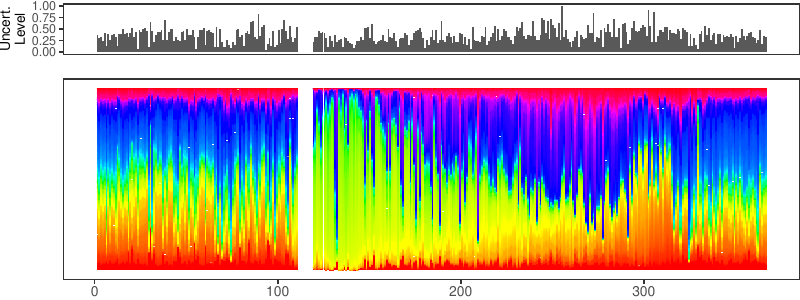

Reproduce this figure in R.
#!/usr/local/bin/Rscript
library(tidyverse)
library(colorspace)
library(cowplot)

get_col_types <- function() {
  cols(
    Dataset = col_character(),
    Camera_ID = col_character(),
    Year = col_integer(),
    Day = col_integer(),
    Hour = col_integer(),
    Minute = col_integer(),
    Metric_Type = col_character(),
    Considered_Pixels = col_integer(),
    HSV_Bin = col_integer(),
    HSV_H = col_double(),
    HSV_SMean = col_double(),
    HSV_VMean = col_double(),
    HSV_SMode = col_double(),
    HSV_VMode = col_double(),
    Gcc_Bin = col_integer(),
    Gcc_Value = col_double(),
    Gcc_Mean_R = col_double(),
    Gcc_Mean_G = col_double(),
    Gcc_Mean_B = col_double()
  )
}

get_theme <- function(base_size = 14) {
  theme_bw(base_size = base_size) +
  theme(
    plot.margin = unit(c(0,0,0,0), "cm"),
    legend.spacing = unit(0, "mm"),
    panel.grid = element_blank(),
    legend.position = "none",
    legend.justification = "left",
    legend.box.spacing = unit(0, "pt"),
    legend.box.margin = margin(0,0,0,0),
    legend.title = element_blank(),
    axis.title.y = element_blank(),
    axis.text.y = element_blank(),
    axis.ticks.y = element_blank()
  )
}

df.weights <- tibble(
  Hour = c(9, 10, 11, 12, 13, 14, 15),
  Weight = c(0.05, 0.05, 0.1, 0.3, 0.3, 0.15, 0.05)
)

relevant_hours <- df.weights %>% filter(Weight != 0) %>% pull(Hour)

hourly_data <- read_csv(
  '../../data/mtk.csv.gz',
  col_types = get_col_types()
) %>%
  filter(Year == 2016) %>%
  filter(Metric_Type == 'HSV') %>% 
  select(-contains('gcc')) %>%
  filter(Hour %in% relevant_hours) %>%
  group_by(Year, Day, Hour, HSV_Bin) %>%
  slice(1) %>%
  ungroup %>%
  left_join(df.weights, by=c('Hour'))


weighted_data <- hourly_data %>%
  mutate(HSV_H = Weight * HSV_H) %>%
  mutate(HSV_SMean = Weight * HSV_SMean) %>%
  mutate(HSV_VMean = Weight * HSV_VMean) %>%
  mutate(HSV_SMode = Weight * HSV_SMode) %>%
  mutate(HSV_VMode = Weight * HSV_VMode) %>%
  group_by(Day, HSV_Bin, Considered_Pixels) %>%
  summarize(
    HSV_H = as.integer(sum(HSV_H)),
    HSV_SMean = sum(HSV_SMean, na.rm = TRUE),
    HSV_VMean = sum(HSV_VMean, na.rm = TRUE),
    HSV_SMode = sum(HSV_SMode, na.rm = TRUE),
    HSV_VMode = sum(HSV_VMode, na.rm = TRUE)
  ) %>%
  ungroup

hourly_histograms <- hourly_data %>%
  select(Year, Day, Hour, Metric_Type, HSV_Bin, HSV_H) %>%
  mutate(
    Bin = case_when(
      Metric_Type == 'HSV' ~ HSV_Bin
    ),
    Bin_Value = case_when(
      Metric_Type == 'HSV' ~ HSV_H
    )
  ) %>%
  select(-HSV_Bin, -HSV_H)

weighted_histogram <- weighted_data %>%
  mutate(Year = 2016) %>%
  mutate(Metric_Type = 'HSV') %>%
  select(Year, Day, Metric_Type, HSV_Bin, HSV_H) %>%
  mutate(
    Bin = case_when(
      Metric_Type == 'HSV' ~ HSV_Bin
    ),
    Bin_Value = case_when(
      Metric_Type == 'HSV' ~ HSV_H
    )
  ) %>%
  select(-HSV_Bin, -HSV_H)

a <- hourly_histograms %>%
  select(Year, Day, Hour, Metric_Type, Bin, Bin_Value)
b <- weighted_histogram %>%
  select(Year, Day, Metric_Type, Bin, Bin_Value)

a <- a %>% filter(Day %in% b$Day)
b <- b %>% filter(Day %in% a$Day)

df.EMD <- a %>%
  left_join(b, by=c('Year', 'Day', 'Metric_Type', 'Bin')) %>%
  rename(
    P = Bin_Value.x,
    Q = Bin_Value.y
  ) %>%
  group_by(Year, Day, Hour, Metric_Type) %>%
  mutate(`P_i-Q_i` = lag(lead(P-Q))) %>%
  mutate(`EMD_i` = ifelse(is.na(`P_i-Q_i`), 0, `P_i-Q_i`)) %>%
  mutate(`EMD_i` = cumsum(`EMD_i`)) %>%
  summarize(Distance = sum(abs(`EMD_i`))) %>%
  ungroup %>%
  arrange(Year, Day, Metric_Type)

df.EMD.weighted <- df.EMD %>%
  left_join(df.weights, by=c('Hour')) %>%
  mutate(Weighted_Distance = Distance * Weight) %>%
  group_by(Year, Day, Metric_Type) %>%
  summarize(Q = sum(Weighted_Distance))

uncertainty_by_style <- df.EMD.weighted %>%
  mutate(
    Q = case_when(
      Metric_Type == 'Gcc' ~ Q/100,
      Metric_Type == 'HSV' ~ Q/360
    )
  )

hsv_weighted <- weighted_data %>%
  mutate(Year = 2016) %>%
  mutate(Metric_Type = 'HSV') %>%
  filter(Year == 2016) %>%
  filter(Metric_Type == 'HSV')

hsv_cpm_for_plot <- hsv_weighted %>%
  # Compute the color codes
  mutate(
    Color.Code.H = hex(HSV(HSV_Bin, 1, 1)),
    Color.Code.Mean = hex(HSV(HSV_Bin, HSV_SMean, HSV_VMean)),
    Color.Code.Mode = hex(HSV(HSV_Bin, HSV_SMode, HSV_VMode)),
    #Color.Code.Gcc = hex(RGB(Gcc_Mean_R, Gcc_Mean_G, Gcc_Mean_B))
  ) %>% 
  select(
    -HSV_SMean, -HSV_VMean,
    -HSV_SMode, -HSV_VMode,
    #-Gcc_Mean_R, -Gcc_Mean_G, -Gcc_Mean_B
  ) %>%
  # Extract the bin and bin value information
  mutate(
    Bin = case_when(
      Metric_Type == 'HSV' ~ HSV_Bin
      #Metric_Type == 'Gcc' ~ Gcc_Bin
    ),
    Bin_Value = as.integer(case_when(
      Metric_Type == 'HSV' ~ HSV_H
      #Metric_Type == 'Gcc' ~ Gcc_Value
    ))
  ) %>%
  select(-HSV_Bin, -HSV_H) %>%
  select(Year, Day, Metric_Type, Bin, Bin_Value, everything()) %>%
  # Make it tidy
  gather(Style, Color, -Year, -Day, -Metric_Type, -Bin, -Bin_Value) %>%
  mutate(Style = gsub('Color.Code.', '', Style)) %>%
  # Remove useless combinations
  filter(!(Metric_Type == 'Gcc' & Style %in% c('H', 'Mean', 'Mode'))) %>%
  filter(!(Metric_Type == 'HSV' & Style == 'Gcc')) %>%
  # Create the key
  mutate(Key = paste(Year, Day, Bin, Style, sep='_')) %>%
  mutate(Key = factor(Key, levels=Key)) %>%
  # Sort the bins
  arrange(Style, Year, Day, Bin) %>%
  # Calculate the cumsums
  group_by(Style, Year, Day) %>%
  arrange(Bin) %>%
  filter(Bin_Value != 0) %>%
  mutate(
    Y.min = cumsum(Bin_Value) - Bin_Value,
    Y.max = cumsum(Bin_Value)
  ) %>%
  ungroup %>%
  arrange(Style, Year, Day, Bin)

palette <- hsv_cpm_for_plot %>% pull(Color)
names(palette) <- hsv_cpm_for_plot %>% pull(Key)

hsv_cpm_plot <- hsv_cpm_for_plot %>%
  filter(Style == 'H') %>%
  ggplot() +
    scale_fill_manual(values=palette) +
    geom_rect(
      aes(xmin=Day, xmax=Day+1, ymin=Y.min, ymax=Y.max, fill=Key)
    ) +
    get_theme(base_size = 12) +
    theme(
      plot.margin = unit(c(0,0,0,0), 'mm'),
    )
    scale_x_continuous(
      name = 'DOY (2016)',
      breaks = c(0, 50, 100, 150, 200, 250, 300, 350)
    )

quality_plot <- uncertainty_by_style %>%
  filter(Year == 2016) %>%
  filter(Metric_Type == 'HSV') %>%
  ungroup %>%
  mutate(Q = Q/max(Q)) %>%
  ggplot(aes(x = Day, y = Q)) +
    geom_col(width = 1) +
    theme_bw() +
    theme(
      plot.margin = unit(c(1,0,0,0), 'mm'),
      panel.grid = element_blank(),
      legend.position = 'none',
      legend.spacing = unit(0, 'mm'),
      legend.box.spacing = unit(0, 'pt'),
      legend.box.margin = margin(0,0,0,0),
      axis.title.x = element_blank(),
      axis.text.x = element_blank(),
      axis.ticks.x = element_blank(),
      axis.title.y = element_text(size=10),
    ) +
    ylab("Uncert.\nLevel")

p <- plot_grid(
  quality_plot,
  hsv_cpm_plot, 
  nrow=2,
  ncol = 1,
  align='vh',
  rel_heights=c(1, 3)
)

ggsave('./mtk-2016-weighted-hsv-Q.pdf', plot=p, width=8, height=3)
